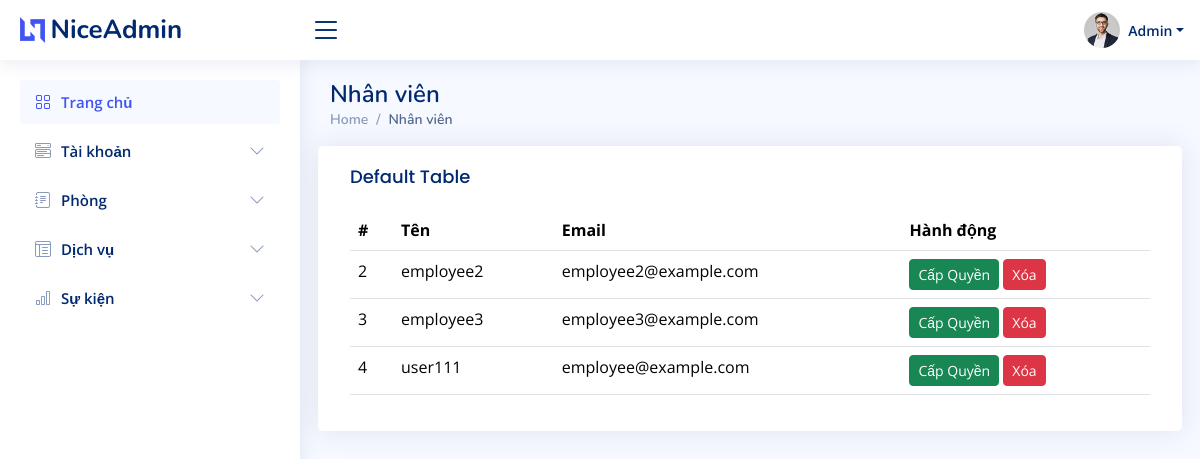
Page /admin_dashboard/employees (signed in) on the committed database.
### admin_custom/models.py (models this page shows)
class Employee(models.Model):
    user = models.OneToOneField(User, on_delete=models.CASCADE)
    position = models.CharField(max_length=100)
    department = models.CharField(max_length=100)
    class Meta:
        permissions = [
            ("can_view_employee_post", "Can view employee post"),
            ("can_create_employee_post", "Can create employee post"),
            ("can_edit_employee_post", "Can edit employee post"),
            ("can_delete_employee_post", "Can delete employee post"),
        ]

### admin_custom/views.py (the view, shortened to what this page needs)
# urls.py: path('admin_dashboard/employees', admin_custom.admin_employee, name='manage_employees'),
@permission_required('auth.change_user', raise_exception=True)  # Yêu cầu quyền chỉnh sửa người dùng
def admin_employee(request):
    employees = Employee.objects.all()
    return render(request, "admin/employee.html", {"employees": employees})

### home/Templates/admin/employee.html (shortened to what this page needs)
{% load static %}
<!DOCTYPE html>
<html lang="en">
<head>
  <link href="{% static 'assets/vendor/bootstrap/css/bootstrap.min.css' %}" rel="stylesheet" />
  <link href="{% static 'assets/vendor/bootstrap-icons/bootstrap-icons.css' %}" rel="stylesheet" />
  <link href="{% static 'assets/vendor/boxicons/css/boxicons.min.css' %}" rel="stylesheet" />
  <link href="{% static 'assets/vendor/quill/quill.snow.css' %}" rel="stylesheet" />
  <link href="{% static 'assets/vendor/quill/quill.bubble.css' %}" rel="stylesheet" />
  <link href="{% static 'assets/vendor/remixicon/remixicon.css' %}" rel="stylesheet" />
  <link href="{% static 'assets/vendor/simple-datatables/style.css' %}" rel="stylesheet" />
  <link href="{% static 'assets/css/style.css' %}" rel="stylesheet" />
</head>
<body>
  {% include 'includes/admin/header.html' %}
  {% include 'includes/admin/sidebar.html' %}
  <main id="main" class="main">
    <div class="pagetitle">
      <h1>Nhân viên</h1>
      <nav>
        <ol class="breadcrumb">
          <li class="breadcrumb-item">
            <a href="index.html">Home</a>
          </li>
          <li class="breadcrumb-item active">Nhân viên</li>
        </ol>
      </nav>
    </div>
    <section class="section dashboard">
      <div class="row">
        <div class="card">
          <div class="card-body">
            <h5 class="card-title">Default Table</h5>
            <table class="table">
              <thead>
                <tr>
                  <th scope="col">#</th>
                  <th scope="col">Tên</th>
                  <th scope="col">Email</th>
                  <th scope="col">Hành động</th>
                </tr>
              </thead>
              <tbody>
                {% for employee in employees %}
                <tr>
                  <td>{{ employee.id }}</td>
                  <td>{{ employee.user.username }}</td>
                  <td>{{ employee.user.email }}</td>
                  <td>
                    {% if 'admin_custom.can_edit_post' in employee.user.get_all_permissions %}
                      <form method="POST" style="display:inline-block;">
                        {% csrf_token %}
                        <input type="hidden" name="user_id" value="{{ employee.user.id }}">
                        <input type="hidden" name="permission" value="can_edit_post">
                        <button type="submit" name="action" value="remove" class="btn btn-danger btn-sm">Xóa Quyền</button>
                      </form>
                    {% else %}
                      <form method="POST" style="display:inline-block;">
                        <button type="submit" name="action" value="add" class="btn btn-success btn-sm">Cấp Quyền</button>
                      </form>
                    {% endif %}
                    <form method="POST" action="{% url 'delete_employee' employee.id %}" style="display:inline;">
                      <button type="submit" class="btn btn-danger btn-sm">Xóa</button>
                    </form>
                  </td>
                </tr>
                {% endfor %}
              </tbody>
            </table>
          </div>
        </div>
      </div>
    </section>
  </main>
</body>
</html>

### home/static/assets/css/style.css (style rules this page uses)
:root { scroll-behavior: smooth; }
body { font-family: "Open Sans", sans-serif; background: #f6f9ff; color: #444444; }
a { color: #4154f1; text-decoration: none; }
h1, h2, h3, h4, h5, h6 { font-family: "Nunito", sans-serif; }
#main { margin-top: 60px; padding: 20px 30px; transition: all 0.3s; }
.pagetitle { margin-bottom: 10px; }
.pagetitle h1 { font-size: 24px; margin-bottom: 0; font-weight: 600; color: #012970; }
.card { margin-bottom: 30px; border: none; border-radius: 5px; box-shadow: 0px 0 30px rgba(1, 41, 112, 0.1); }
.card-title { padding: 20px 0 15px 0; font-size: 18px; font-weight: 500; color: #012970; font-family: "Poppins", sans-serif; }
.card-body { padding: 0 20px 20px 20px; }
.breadcrumb { font-size: 14px; font-family: "Nunito", sans-serif; color: #899bbd; font-weight: 600; }
.breadcrumb a { color: #899bbd; transition: 0.3s; }
.breadcrumb .breadcrumb-item::before { color: #899bbd; }
.breadcrumb .active { color: #51678f; font-weight: 600; }
@media (min-width: 1200px) { #main, #footer { margin-left: 300px; } }

### rows in the picture
Employee: id "2", user.username "employee2", user.email "employee2@example.com"
Employee: id "3", user.username "employee3", user.email "employee3@example.com"
Employee: id "4", user.username "user111", user.email "employee@example.com"
